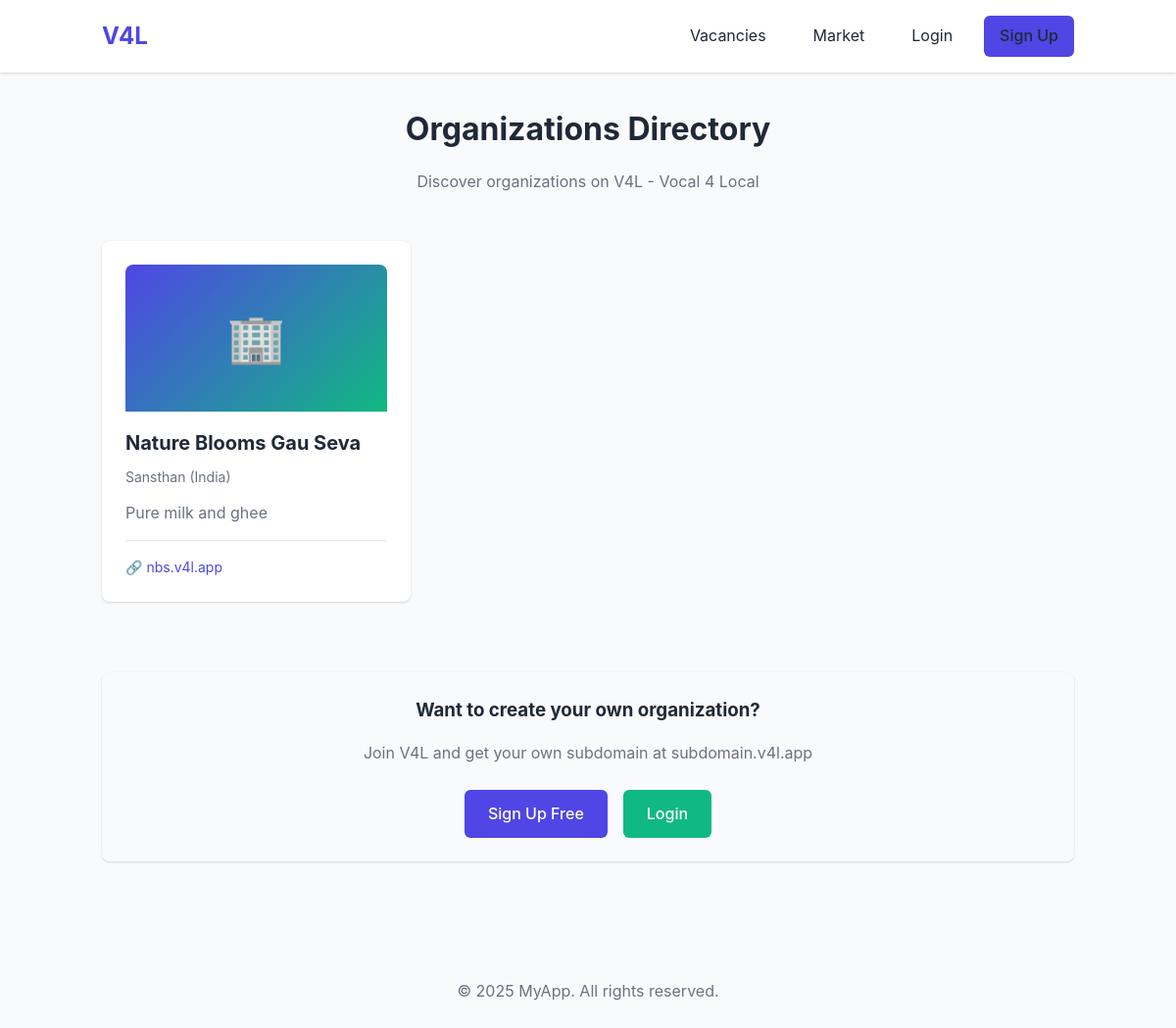
The app's page /public/organizations/directory/index.php with its own data.
### tables this page shows
CREATE TABLE organizations (
    id TEXT PRIMARY KEY,
    short_name TEXT NOT NULL,
    legal_structure TEXT,
    subdomain TEXT UNIQUE NOT NULL,
    description TEXT,
    email TEXT,
    phone TEXT,
    website TEXT,
    logo_url TEXT,
    is_active INTEGER DEFAULT 1,
    created_by TEXT NOT NULL,
    created_at TEXT DEFAULT CURRENT_TIMESTAMP,
    updated_by TEXT,
    updated_at TEXT,
    deleted_by TEXT,
    deleted_at TEXT,
    FOREIGN KEY (created_by) REFERENCES users(id) ON DELETE CASCADE
);

### src/classes/OrganizationRepository.php (called while the page is built, shortened)
<?php
class OrganizationRepository {
    private $db;
    private $tableName = 'organizations';
    public function __construct() {
        $this->db = Database::getInstance();
    }
    public function findAllPublic($limit = 100, $offset = 0) {
        if ($this->db->getDriver() === 'sqlite') {
            $pdo = $this->db->getPdo();
            $stmt = $pdo->prepare("SELECT * FROM {$this->tableName}
                                   WHERE deleted_at IS NULL AND is_active = 1
                                   ORDER BY created_at DESC
                                   LIMIT ? OFFSET ?");
            $stmt->execute([$limit, $offset]);
            $data = $stmt->fetchAll();
            $organizations = [];
            foreach ($data as $orgData) {
                $org = new Organization($orgData);
                $organizations[] = $org->getPublicFields();
            }
            return $organizations;
        }
        return [];
    }
}

### src/includes/autoload.php (called while the page is built, shortened)
<?php
spl_autoload_register(function ($class) {
    $prefix = 'App\\';
    $base_dir = __DIR__ . '/../';
    $len = strlen($prefix);
    $relative_class = substr($class, $len);
    $file = $base_dir . str_replace('\\', '/', $relative_class) . '.php';
});

### src/classes/Organization.php (called while the page is built, shortened)
<?php
class Organization {
    private $id;
    private $short_name;
    private $legal_structure;
    private $subdomain;
    private $description;
    private $website;
    private $logo_url;
    private $is_active;
    public function hydrate($data) {
        if (isset($data['id'])) $this->id = $data['id'];
        if (isset($data['short_name'])) $this->short_name = $data['short_name'];
        if (isset($data['legal_structure'])) $this->legal_structure = $data['legal_structure'];
        if (isset($data['subdomain'])) $this->subdomain = $data['subdomain'];
        if (isset($data['description'])) $this->description = $data['description'];
        if (isset($data['website'])) $this->website = $data['website'];
        if (isset($data['is_active'])) $this->is_active = $data['is_active'];
    }
    public function getPublicFields() {
        return [
            'id' => $this->id,
            'short_name' => $this->short_name,
            'legal_structure' => $this->legal_structure,
            'subdomain' => $this->subdomain,
            'description' => $this->description,
            'website' => $this->website,
            'logo_url' => $this->logo_url,
            'is_active' => $this->is_active
        ];
    }
}

### src/config/Env.php (called while the page is built, shortened)
<?php
class Env {
    private static $vars = [];
    public static function load($path = null) {
        if ($path === null) {
            $path = __DIR__ . '/../../.env';
        }
        if (!file_exists($path)) {
            return;
        }
    }
    private static function setDefaults() {
        $defaults = [
            'APP_ENV' => 'development',
            'DB_DRIVER' => 'sqlite',
            'SQLITE_DB_PATH' => 'database/app.db',
            'APP_NAME' => 'MyApp',
            'APP_DEBUG' => 'true',
            'BASE_URL' => 'http://localhost:8000',
            'SESSION_LIFETIME' => '86400',
            'SESSION_NAME' => 'myapp_session',
            'PASSWORD_MIN_LENGTH' => '6'
        ];
        foreach ($defaults as $key => $value) {
            self::$vars[$key] = $value;
        }
    }
    public static function get($key, $default = null) {
        if (isset(self::$vars[$key])) {
            return self::$vars[$key];
        }
        return $default;
    }
    public static function getDbDriver() {
        return self::get('DB_DRIVER', 'sqlite');
    }
}

### src/config/Database.php (called while the page is built, shortened)
<?php
class Database {
    private static $instance = null;
    private function __construct() {
        $this->driver = Env::getDbDriver();
    }
    private function initSQLite() {
        $dbPath = __DIR__ . '/../../' . Env::get('SQLITE_DB_PATH', 'database/app.db');
        $dbDir = dirname($dbPath);
        try {
            $this->pdo = new \PDO('sqlite:' . $dbPath);
        } catch (\PDOException $e) {
            throw new \Exception("SQLite Connection Error: " . $e->getMessage());
        }
    }
    public static function getInstance() {
        if (self::$instance === null) {
            self::$instance = new self();
        }
        return self::$instance;
    }
}

### src/classes/Auth.php (called while the page is built, shortened)
<?php
class Auth {
    public function isLoggedIn() {
        return isset($_SESSION['logged_in']) && $_SESSION['logged_in'] === true;
    }
}

### public/organizations/directory/index.php (the view, shortened to what this page needs)
<?php
require_once __DIR__ . '/../../../src/includes/autoload.php';
$auth = new Auth();
$orgRepo = new OrganizationRepository();
$isLoggedIn = $auth->isLoggedIn();
$organizations = $orgRepo->findAllPublic(100, 0);
include __DIR__ . '/../../../views/header.php';
?>
<div class="py-4">
    <div style="max-width: 1200px; margin: 0 auto;">
        <div style="text-align: center; margin-bottom: 3rem;">
            <h1>Organizations Directory</h1>
            <p class="text-muted" style="margin-top: 1rem;">
                Discover organizations on V4L - Vocal 4 Local
            </p>
        </div>
        <?php if (empty($organizations)): ?>
            <div class="card" style="text-align: center; padding: 4rem 2rem;">
                <div style="font-size: 4rem; margin-bottom: 1rem;">🏢</div>
                <h2 style="margin-bottom: 1rem;">No Organizations Yet</h2>
                <p class="text-muted" style="margin-bottom: 2rem;">
                    Be the first to create an organization on V4L!
                </p>
                <?php if (!$isLoggedIn): ?>
                    <div style="display: flex; gap: 1rem; justify-content: center; flex-wrap: wrap;">
                        <a href="/auth/register/" class="btn btn-primary">Sign Up Free</a>
                        <a href="/auth/login/" class="btn btn-secondary">Login</a>
                    </div>
                <?php else: ?>
                    <a href="/organizations/form/" class="btn btn-primary">Create First Organization</a>
                <?php endif; ?>
            </div>
        <?php else: ?>
            <div style="display: grid; grid-template-columns: repeat(auto-fill, minmax(300px, 1fr)); gap: 1.5rem;">
                <?php foreach ($organizations as $org): ?>
                    <div class="card" style="display: flex; flex-direction: column; transition: transform 0.2s, box-shadow 0.2s; cursor: pointer;" onclick="window.location.href='/organizations/view/?id=<?php echo $org['id']; ?>'">
                        <?php if ($org['logo_url']): ?>
                            <div style="width: 100%; height: 150px; overflow: hidden; border-radius: 8px 8px 0 0; margin-bottom: 1rem;">
                                <img src="<?php echo htmlspecialchars($org['logo_url']); ?>" alt="Logo" style="width: 100%; height: 100%; object-fit: cover;">
                            </div>
                        <?php else: ?>
                            <div style="width: 100%; height: 150px; background: linear-gradient(135deg, var(--primary-color) 0%, var(--secondary-color) 100%); border-radius: 8px 8px 0 0; margin-bottom: 1rem; display: flex; align-items: center; justify-content: center; font-size: 3rem;">
                                🏢
                            </div>
                        <?php endif; ?>
                        <div style="flex: 1; display: flex; flex-direction: column;">
                            <h3 style="margin-bottom: 0.5rem; font-size: 1.25rem;">
                                <?php echo htmlspecialchars($org['short_name']); ?>
                            </h3>
                            <?php if ($org['legal_structure']): ?>
                                <p class="text-muted text-small" style="margin-bottom: 0.75rem;">
                                    <?php echo htmlspecialchars($org['legal_structure']); ?>
                                </p>
                            <?php endif; ?>
                            <?php if ($org['description']): ?>
                                <p class="text-muted" style="margin-bottom: 1rem; flex: 1; line-height: 1.5; display: -webkit-box; -webkit-line-clamp: 3; -webkit-box-orient: vertical; overflow: hidden;">
                                    <?php echo htmlspecialchars($org['description']); ?>
                                </p>
                            <?php endif; ?>
                            <div style="padding-top: 1rem; border-top: 1px solid var(--border-color);">
                                <a href="https://<?php echo htmlspecialchars($org['subdomain']); ?>.v4l.app" target="_blank" class="link text-small" onclick="event.stopPropagation();" style="display: flex; align-items: center; gap: 0.5rem;">
                                    🔗 <?php echo htmlspecialchars($org['subdomain']); ?>.v4l.app
                                </a>
                            </div>
                        </div>
                    </div>
                <?php endforeach; ?>
            </div>
            <?php if (!$isLoggedIn): ?>
                <div class="card" style="margin-top: 3rem; text-align: center; background: var(--bg-light);">
                    <h3 style="margin-bottom: 1rem;">Want to create your own organization?</h3>
                    <p class="text-muted" style="margin-bottom: 1.5rem;">
                        Join V4L and get your own subdomain at subdomain.v4l.app
                    </p>
                    <div style="display: flex; gap: 1rem; justify-content: center; flex-wrap: wrap;">
                        <a href="/auth/register/" class="btn btn-primary">Sign Up Free</a>
                        <a href="/auth/login/" class="btn btn-secondary">Login</a>
                    </div>
                </div>
            <?php endif; ?>
        <?php endif; ?>
    </div>
</div>
<?php include __DIR__ . '/../../../views/footer.php'; ?>

### public/css/style.css (style rules this page uses)
* { margin: 0; padding: 0; box-sizing: border-box; }
:root { --primary-color: #4F46E5; --primary-dark: #4338CA; --secondary-color: #10B981; --danger-color: #EF4444; --warning-color: #F59E0B; --text-color: #1F2937; --text-light: #6B7280; --bg-color: #F9FAFB; --white: #FFFFFF; --border-color: #E5E7EB; --shadow: 0 1px 3px 0 rgba(0, 0, 0, 0.1), 0 1px 2px 0 rgba(0, 0, 0, 0.06); --shadow-md: 0 4px 6px -1px rgba(0, 0, 0, 0.1), 0 2px 4px -1px rgba(0, 0, 0, 0.06); --shadow-lg: 0 10px 15px -3px rgba(0, 0, 0, 0.1), 0 4px 6px -2px rgba(0, 0, 0, 0.05); }
body { font-family: -apple-system, BlinkMacSystemFont, 'Segoe UI', Roboto, 'Helvetica Neue', Arial, sans-serif; color: var(--text-color); background-color: var(--bg-color); line-height: 1.6; font-size: 16px; }
.btn { display: inline-block; padding: 0.75rem 1.5rem; border: none; border-radius: 0.375rem; font-size: 1rem; font-weight: 500; text-align: center; cursor: pointer; transition: all 0.2s; text-decoration: none; }
.btn-primary { background-color: var(--primary-color); color: var(--white); }
.btn-secondary { background-color: var(--secondary-color); color: var(--white); }
.card { background-color: var(--white); border-radius: 0.5rem; box-shadow: var(--shadow); padding: 1.5rem; margin-bottom: 1.5rem; }
.py-4 { padding-top: 2rem; padding-bottom: 2rem; }
.text-small { font-size: 0.875rem; }
.text-muted { color: var(--text-light); }
.link { color: var(--primary-color); text-decoration: none; }

### records on screen
organizations: short_name "Nature Blooms Gau Seva", legal_structure "Sansthan (India)", description "Pure milk and ghee", subdomain "nbs"
